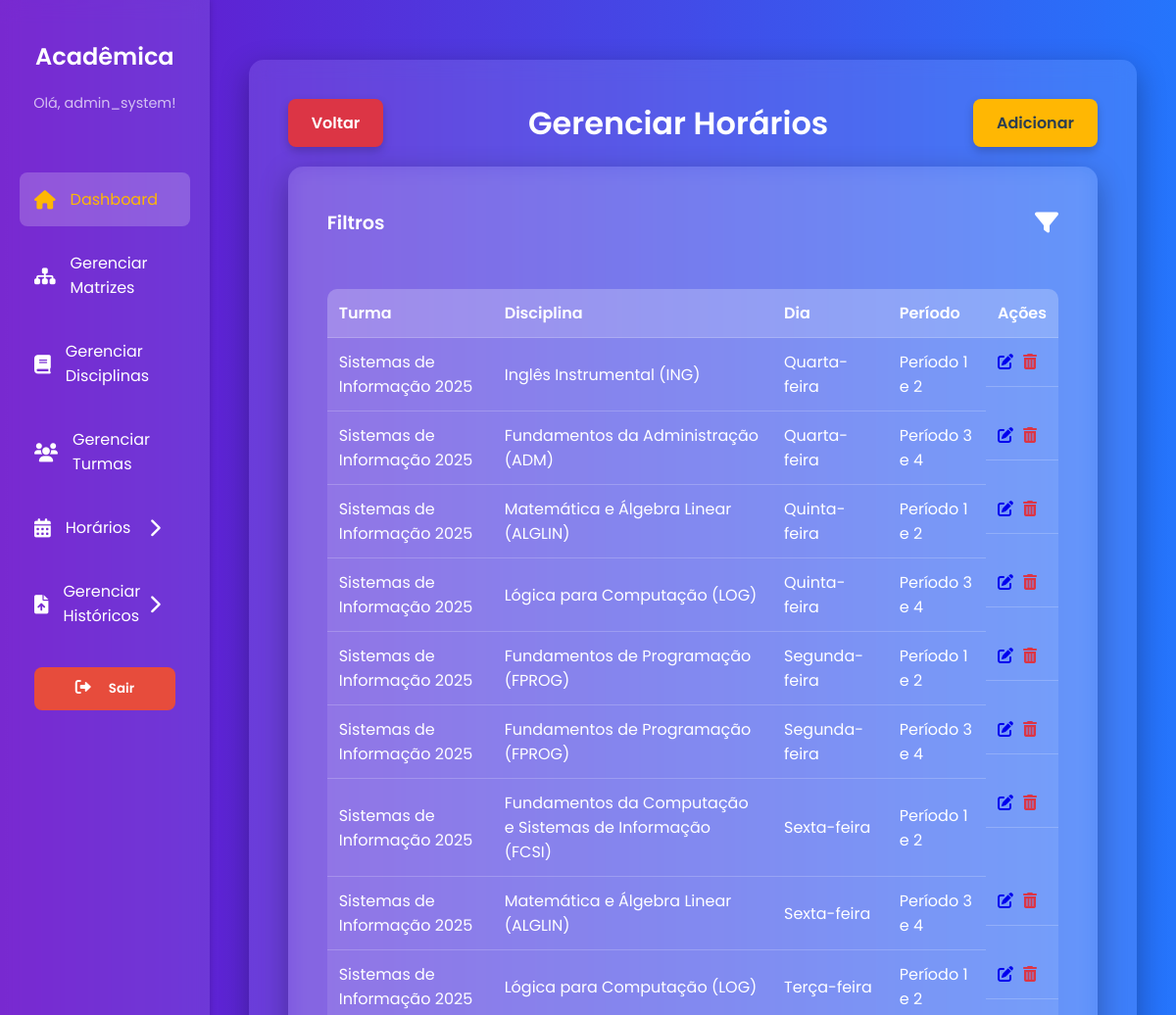
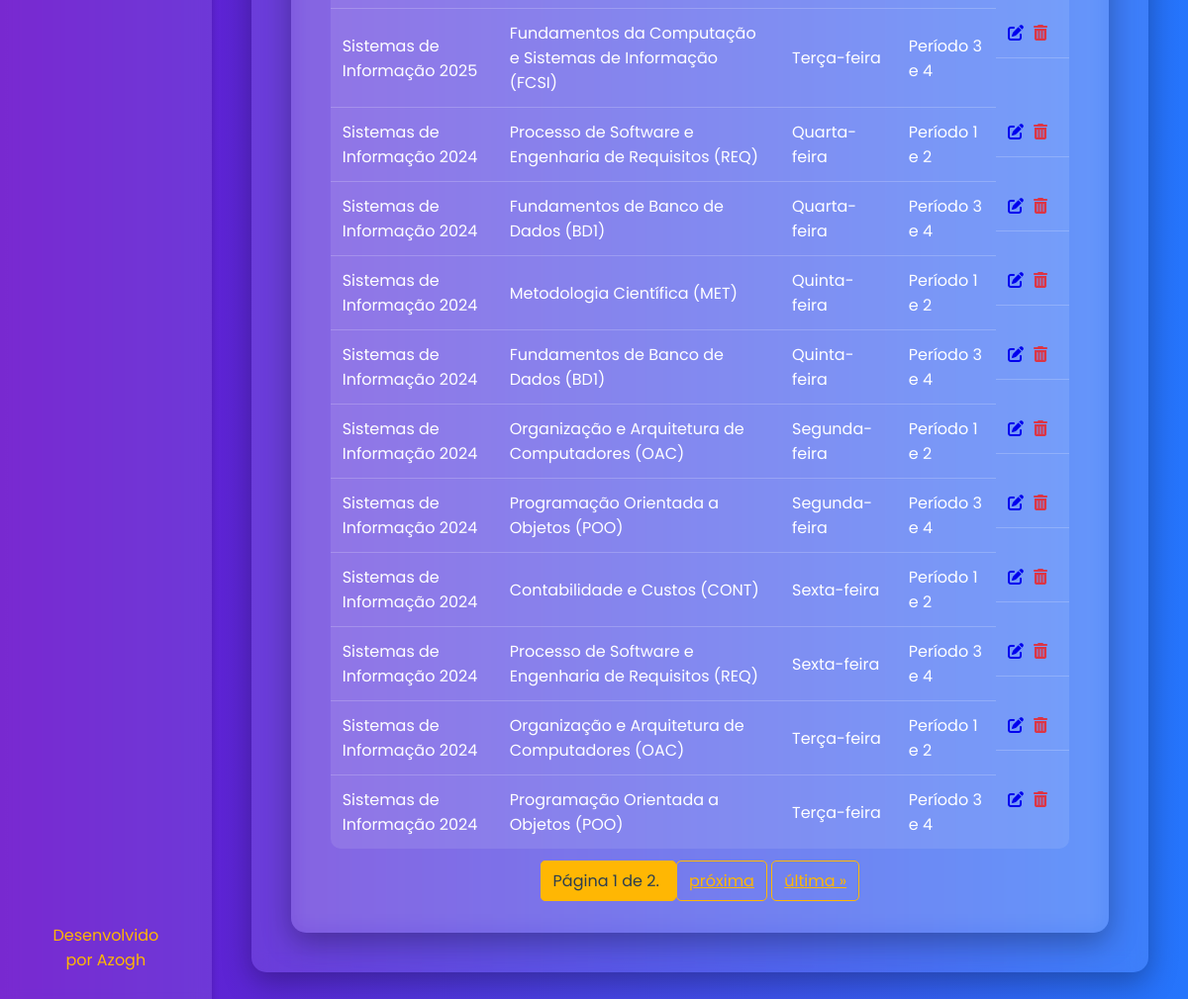
The page /horarios/ (signed in) on the database its author committed (2 pictures, top to bottom).
### core/models.py (models this page shows, shortened)
class Usuario(AbstractUser):
    gestao_inicio = models.DateField(
        null=True,
        blank=True,
        verbose_name="Início da Gestão"
    )
    portaria = models.CharField(
        max_length=15,
        null=True,
        blank=True,
        verbose_name="Número da Portaria"
    )
    groups = models.ManyToManyField(
        'auth.Group',
        related_name='core_usuarios',
        blank=True,
        help_text='The groups this user belongs to.',
        related_query_name='core_usuario',
        verbose_name="Grupos de Usuário"
    )
    user_permissions = models.ManyToManyField(
        'auth.Permission',
        related_name='core_usuarios',
        blank=True,
        help_text='Specific permissions for this user.',
        related_query_name='core_usuario',
        verbose_name="Permissões de Usuário"
    )
    class Meta:
        db_table = 'USUARIO'
        verbose_name = "Usuário"
        verbose_name_plural = "Usuários"

class Horario(models.Model):
    DIA_CHOICES = [
        ('SEG', 'Segunda-feira'),
        ('TER', 'Terça-feira'),
        ('QUA', 'Quarta-feira'),
        ('QUI', 'Quinta-feira'),
        ('SEX', 'Sexta-feira'),
    ]
    PERIODO_CHOICES = [
        ('1-2', 'Período 1 e 2'),
        ('3-4', 'Período 3 e 4'),
    ]
    dia_semana = models.CharField(max_length=3, choices=DIA_CHOICES, verbose_name="Dia da Semana")
    periodo = models.CharField(max_length=3, choices=PERIODO_CHOICES, verbose_name="Período")
    turma = models.ForeignKey(Turma, on_delete=models.CASCADE, verbose_name="Turma")
    disciplina = models.ForeignKey(Disciplinas, on_delete=models.CASCADE, verbose_name="Disciplina")
    usuario = models.ForeignKey(
        Usuario,
        on_delete=models.CASCADE,
        verbose_name="Criado por"
    )
    class Meta:
        db_table = 'HORARIO'
        unique_together = ('turma', 'dia_semana', 'periodo')
        verbose_name = "Horário"
        verbose_name_plural = "Horários"

class Turma(models.Model):
    nome = models.CharField(max_length=45)
    ano_ingresso = models.IntegerField(verbose_name="Ano de Ingresso")
    usuario = models.ForeignKey(
        Usuario,
        on_delete=models.CASCADE,
        verbose_name="Criado por"
    )
    class Meta:
        db_table = 'TURMA'
        verbose_name = "Turma"
        verbose_name_plural = "Turmas"

class Disciplinas(models.Model):
    nome = models.CharField(max_length=100)
    sigla = models.CharField(max_length=10)
    ch = models.IntegerField(verbose_name="Carga Horária")
    semestre = models.PositiveSmallIntegerField()
    codigo = models.CharField(max_length=10)
    matriz_curricular = models.ForeignKey(
        MatrizCurricular,
        on_delete=models.CASCADE,
        verbose_name="Matriz Curricular"
    )
    usuario = models.ForeignKey(
        Usuario,
        on_delete=models.CASCADE,
        verbose_name="Criado por"
    )
    pre_requisitos = models.ManyToManyField(
        'self',
        symmetrical=False,
        blank=True,
        verbose_name="Pré-requisitos"
    )
    class Meta:
        db_table = 'DISCIPLINAS'
        verbose_name = "Disciplina"
        verbose_name_plural = "Disciplinas"

### core/views.py (the view)
# urls.py: path('horarios/', views.listar_horarios, name='listar_horarios'),
@login_required
def listar_horarios(request):
    horarios_list = Horario.objects.all().order_by('turma', 'dia_semana', 'periodo')
    turma_id = request.GET.get('turma')
    disciplina_id = request.GET.get('disciplina')
    dia_semana = request.GET.get('dia_semana')
    periodo = request.GET.get('periodo')
    if turma_id:
        horarios_list = horarios_list.filter(turma__pk=turma_id)
    if disciplina_id:
        horarios_list = horarios_list.filter(disciplina__pk=disciplina_id)
    if dia_semana:
        horarios_list = horarios_list.filter(dia_semana=dia_semana)
    if periodo:
        horarios_list = horarios_list.filter(periodo=periodo)
    turmas_disponiveis = Turma.objects.all()
    disciplinas_disponiveis = Disciplinas.objects.all()
    paginator = Paginator(horarios_list, 20)
    page = request.GET.get('page')
    try:
        horarios = paginator.page(page)
    except PageNotAnInteger:
        horarios = paginator.page(1)
    except EmptyPage:
        horarios = paginator.page(paginator.num_pages)
    return render(request, 'core/horarios/listar_horarios.html', {
        'horarios': horarios,
        'turmas_disponiveis': turmas_disponiveis,
        'disciplinas_disponiveis': disciplinas_disponiveis,
        'dia_semana_choices': Horario.DIA_CHOICES,
        'periodo_choices': Horario.PERIODO_CHOICES,
    })

### core/templates/core/horarios/listar_horarios.html (shortened to what this page needs)
{% extends 'core/base.html' %}
{% load static %}
{% block content %}
    <div style="display: flex; justify-content: space-between; align-items: center; margin-bottom: 20px;">
        <a href="{% url 'painel' %}" class="cancel-button">Voltar</a>
        <h1 style="margin: 0; text-align: center; flex-grow: 1;">Gerenciar Horários</h1>
        <a href="{% url 'adicionar_horario' %}" class="cta-button">Adicionar</a>
    </div>
    <div class="content-card">
        <div style="display: flex; justify-content: space-between; align-items: center; padding-bottom: 20px;">
            <h2 style="margin: 0; font-size: 1.2em;">Filtros</h2>
            <a href="#" id="filter-toggle" style="font-size: 1.5em; color: var(--text-color);"><i class="fas fa-filter"></i></a>
        </div>
        <table style="margin-top: 30px;">
            <thead>
                <tr>
                    <th>Turma</th>
                    <th>Disciplina</th>
                    <th>Dia</th>
                    <th>Período</th>
                    <th>Ações</th>
                </tr>
            </thead>
            <tbody>
                {% for horario in horarios %}
                <tr>
                    <td>{{ horario.turma.nome }}</td>
                    <td>{{ horario.disciplina.nome }} ({{ horario.disciplina.sigla }})</td>
                    <td>{{ horario.get_dia_semana_display }}</td>
                    <td>{{ horario.get_periodo_display }}</td>
                    <td style="display: flex; gap: 10px;">
                        <a href="{% url 'editar_horario' horario.pk %}"><i class="fas fa-pen-to-square"></i></a>
                        <a href="{% url 'excluir_horario' horario.pk %}" style="color: #dc3545;"><i class="fas fa-trash-can"></i></a>
                    </td>
                </tr>
                {% empty %}
                <tr>
                    <td colspan="5">Nenhum horário encontrado.</td>
                </tr>
                {% endfor %}
            </tbody>
        </table>
        <div class="pagination">
            <span class="step-links">
                <span class="current">
                    Página {{ horarios.number }} de {{ horarios.paginator.num_pages }}.
                </span>
                {% if horarios.has_next %}
                    <a href="?page={{ horarios.next_page_number }}">próxima</a>
                    <a href="?page={{ horarios.paginator.num_pages }}">última &raquo;</a>
                {% endif %}
            </span>
        </div>
    </div>
{% endblock %}

### core/templates/core/base.html (shortened to what this page needs)
{% load static %}
<!DOCTYPE html>
<html lang="pt-br">
<head>
    <link rel="stylesheet" href="https://cdnjs.cloudflare.com/ajax/libs/font-awesome/6.0.0-beta3/css/all.min.css">
</head>
<body>
    <div class="dashboard-container">
        <aside class="sidebar">
            <div class="sidebar-header">
                <h2>Acadêmica</h2>
                <p>Olá, {{ user.username }}!</p>
            </div>
            <nav class="sidebar-nav">
                <ul>
                    <li><a href="{% url 'painel' %}" class="active"><i class="fas fa-home"></i> Dashboard</a></li>
                    <li><a href="{% url 'listar_matrizes' %}"><i class="fas fa-sitemap"></i> Gerenciar Matrizes</a></li>
                    <li><a href="{% url 'listar_disciplinas' %}"><i class="fas fa-book"></i> Gerenciar Disciplinas</a></li>
                    <li><a href="{% url 'listar_turmas' %}"><i class="fas fa-users"></i> Gerenciar Turmas</a></li>
                    <li class="dropdown-container">
                        <a href="#" id="horarios-dropdown-toggle" class="dropdown-toggle">
                            <i class="fas fa-calendar-alt"></i>
                            <span>Horários</span>
                            <i class="fas fa-chevron-right arrow"></i>
                        </a>
                    </li>
                    <li class="dropdown-container">
                        <a href="#" id="historicos-dropdown-toggle" class="dropdown-toggle">
                            <i class="fas fa-file-upload"></i>
                            <span>Gerenciar Históricos</span>
                            <i class="fas fa-chevron-right arrow"></i>
                        </a>
                    </li>
                    <li><a href="{% url 'logout' %}" style="text-decoration: none; display: block; margin-bottom: 15px;">
            <button type="button" style="
                width: 100%;
                background-color: #e74c3c;
                color: white;
                border: none;
                padding: 12px;
                border-radius: 8px;
                cursor: pointer;
                font-weight: 600;
                transition: background 0.3s;
                font-family: 'Poppins', sans-serif;">
                <i class="fas fa-sign-out-alt"></i> Sair
            </button>
        </a></li>
                </ul>
            </nav>
            <div class="footer">
                <a href="https://github.com/Azogh">Desenvolvido por Azogh</a>
            </div>
        </aside>
        <main class="main-content">
            <div class="header">
            </div>
            <div class="content-card">
                {% block content %}{% endblock %}
            </div>
        </main>
    </div>
</body>
</html>

### core/templates/core/base.html (style rules this page uses)
:root { --primary-color-dark: #6a11cb; --primary-color-light: #2575fc; --accent-color: #ffb703; --accent-color-hover: #fb8500; --text-color: #fff; --container-bg: rgba(255, 255, 255, 0.1); }
body { font-family: 'Poppins', sans-serif; background: linear-gradient(to right, var(--primary-color-dark), var(--primary-color-light)); color: var(--text-color); margin: 0; padding: 0; min-height: 100vh; box-sizing: border-box; }
.dashboard-container { display: flex; min-height: 100vh; }
.sidebar { width: 250px; background-color: rgba(255, 255, 255, 0.1); backdrop-filter: blur(10px); padding: 20px; box-shadow: 2px 0 5px rgba(0, 0, 0, 0.1); display: flex; flex-direction: column; transition: transform 0.3s ease; }
.sidebar-header { text-align: center; margin-bottom: 30px; }
.sidebar-header h2 { font-size: 1.5em; font-weight: 600; }
.sidebar-header p { font-size: 0.9em; color: rgba(255, 255, 255, 0.7); }
.sidebar-nav ul { list-style: none; padding: 0; }
.sidebar-nav a { display: flex; align-items: center; color: #fff; text-decoration: none; padding: 15px; margin-bottom: 10px; border-radius: 8px; transition: all 0.3s ease; font-weight: 400; }
.sidebar-nav a i { margin-right: 15px; font-size: 1.2em; }
.sidebar-nav a:hover, .sidebar-nav a.active { background-color: rgba(255, 255, 255, 0.2); color: #ffb703; }
.dropdown-container { position: relative; }
.dropdown-toggle { display: flex; align-items: center; color: #fff; text-decoration: none; padding: 15px; margin-bottom: 10px; border-radius: 8px; transition: all 0.3s ease; font-weight: 400; cursor: pointer; }
.dropdown-toggle i { margin-right: 15px; font-size: 1.2em; }
.dropdown-toggle .arrow { margin-left: auto; transition: transform 0.3s ease; }
.footer { margin-top: auto; text-align: center; padding: 20px; }
.footer a { color: #ffb703; text-decoration: none; font-size: 1em; transition: color 0.3s ease; }
.main-content { flex-grow: 1; padding: 40px; display: flex; flex-direction: column; }
.content-card { background-color: rgba(255, 255, 255, 0.1); backdrop-filter: blur(10px); padding: 40px; border-radius: 15px; box-shadow: 0 10px 30px rgba(0, 0, 0, 0.3); }
h1, h2 { font-weight: 600; }
.cta-button, .cancel-button, .delete-button { display: inline-block; padding: 12px 24px; background-color: var(--accent-color); color: #2c3e50; text-decoration: none; border-radius: 8px; font-weight: 600; transition: all 0.3s ease; box-shadow: 0 4px 10px rgba(0, 0, 0, 0.2); text-align: center; cursor: pointer; border: none; font-family: 'Poppins', sans-serif; }
.cancel-button { background-color: #dc3545; color: #fff; }
table { width: 100%; border-collapse: collapse; margin-top: 20px; background-color: rgba(255, 255, 255, 0.1); border-radius: 10px; overflow: hidden; }
th, td { padding: 12px; text-align: left; border-bottom: 1px solid rgba(255, 255, 255, 0.2); }
th { font-weight: 600; background-color: rgba(255, 255, 255, 0.15); }
tr:last-child td { border-bottom: none; }
.pagination { display: flex; justify-content: center; margin-top: 20px; gap: 10px; }
.pagination a, .pagination .current { padding: 8px 12px; border: 1px solid var(--accent-color); border-radius: 5px; color: var(--accent-color); transition: all 0.3s ease; }
.pagination .current { background-color: var(--accent-color); color: #2c3e50; cursor: default; }

### rows shown on the page
Usuario: username "admin_system"
Horario: turma.nome "Sistemas de Informação 2025", disciplina.nome "Inglês Instrumental", disciplina.sigla "ING", dia_semana "Quarta-feira", periodo "Período 1 e 2"
Horario: turma.nome "Sistemas de Informação 2025", disciplina.nome "Fundamentos da Administração", disciplina.sigla "ADM", dia_semana "Quarta-feira", periodo "Período 3 e 4"
Horario: turma.nome "Sistemas de Informação 2025", disciplina.nome "Matemática e Álgebra Linear", disciplina.sigla "ALGLIN", dia_semana "Quinta-feira", periodo "Período 1 e 2"
Horario: turma.nome "Sistemas de Informação 2025", disciplina.nome "Lógica para Computação", disciplina.sigla "LOG", dia_semana "Quinta-feira", periodo "Período 3 e 4"
Horario: turma.nome "Sistemas de Informação 2025", disciplina.nome "Fundamentos de Programação", disciplina.sigla "FPROG", dia_semana "Segunda-feira", periodo "Período 1 e 2"
Horario: turma.nome "Sistemas de Informação 2025", disciplina.nome "Fundamentos de Programação", disciplina.sigla "FPROG", dia_semana "Segunda-feira", periodo "Período 3 e 4"
Horario: turma.nome "Sistemas de Informação 2025", disciplina.nome "Fundamentos da Computação e Sistemas de Informação", disciplina.sigla "FCSI", dia_semana "Sexta-feira", periodo "Período 1 e 2"
Horario: turma.nome "Sistemas de Informação 2025", disciplina.nome "Matemática e Álgebra Linear", disciplina.sigla "ALGLIN", dia_semana "Sexta-feira", periodo "Período 3 e 4"
Horario: turma.nome "Sistemas de Informação 2025", disciplina.nome "Lógica para Computação", disciplina.sigla "LOG", dia_semana "Terça-feira", periodo "Período 1 e 2"
Horario: turma.nome "Sistemas de Informação 2025", disciplina.nome "Fundamentos da Computação e Sistemas de Informação", disciplina.sigla "FCSI", dia_semana "Terça-feira", periodo "Período 3 e 4"
Horario: turma.nome "Sistemas de Informação 2024", disciplina.nome "Processo de Software e Engenharia de Requisitos", disciplina.sigla "REQ", dia_semana "Quarta-feira", periodo "Período 1 e 2"
Horario: turma.nome "Sistemas de Informação 2024", disciplina.nome "Fundamentos de Banco de Dados", disciplina.sigla "BD1", dia_semana "Quarta-feira", periodo "Período 3 e 4"
Horario: turma.nome "Sistemas de Informação 2024", disciplina.nome "Metodologia Científica", disciplina.sigla "MET", dia_semana "Quinta-feira", periodo "Período 1 e 2"
Horario: turma.nome "Sistemas de Informação 2024", disciplina.nome "Fundamentos de Banco de Dados", disciplina.sigla "BD1", dia_semana "Quinta-feira", periodo "Período 3 e 4"
Horario: turma.nome "Sistemas de Informação 2024", disciplina.nome "Organização e Arquitetura de Computadores", disciplina.sigla "OAC", dia_semana "Segunda-feira", periodo "Período 1 e 2"
Horario: turma.nome "Sistemas de Informação 2024", disciplina.nome "Programação Orientada a Objetos", disciplina.sigla "POO", dia_semana "Segunda-feira", periodo "Período 3 e 4"
Horario: turma.nome "Sistemas de Informação 2024", disciplina.nome "Contabilidade e Custos", disciplina.sigla "CONT", dia_semana "Sexta-feira", periodo "Período 1 e 2"
Horario: turma.nome "Sistemas de Informação 2024", disciplina.nome "Processo de Software e Engenharia de Requisitos", disciplina.sigla "REQ", dia_semana "Sexta-feira", periodo "Período 3 e 4"
Horario: turma.nome "Sistemas de Informação 2024", disciplina.nome "Organização e Arquitetura de Computadores", disciplina.sigla "OAC", dia_semana "Terça-feira", periodo "Período 1 e 2"
Horario: turma.nome "Sistemas de Informação 2024", disciplina.nome "Programação Orientada a Objetos", disciplina.sigla "POO", dia_semana "Terça-feira", periodo "Período 3 e 4"

### other values the page prints
{{ horarios.number }} "1"
{{ horarios.paginator.num_pages }} "2"
